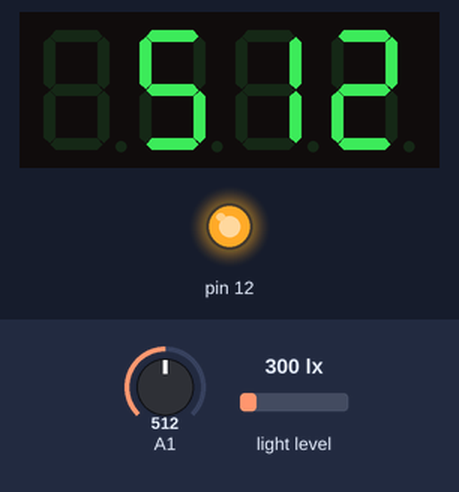
Simulated run of this sketch. Board: Arduino Uno, built with avr-gcc and run on an emulated ATmega328P. On the bench: 4-digit seven-segment display, output pins drawn as LEDs (lit = HIGH). The inputs (shaded band) are chosen by the test bench; at power-on: A1 = 512, light level 300 lx.

Above: at 1.8 s.
1.9 s: A1 set to 716
At 2.7 s:
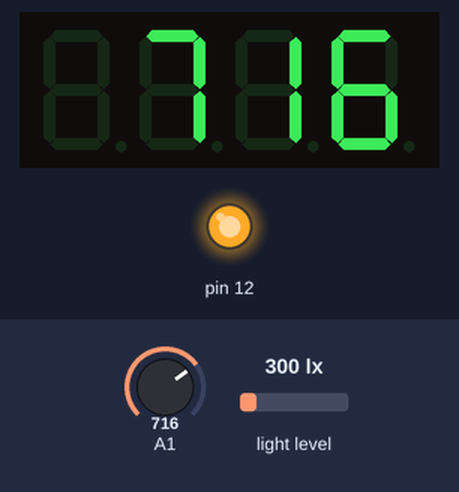
3.5 s: A1 set to 900
At 4.4 s:
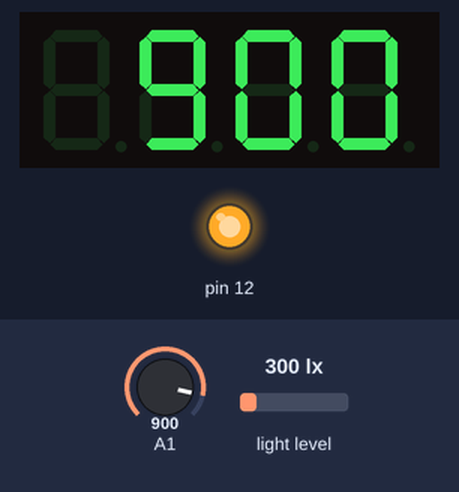
5.5 s: A1 set to 1023
At 7.3 s:
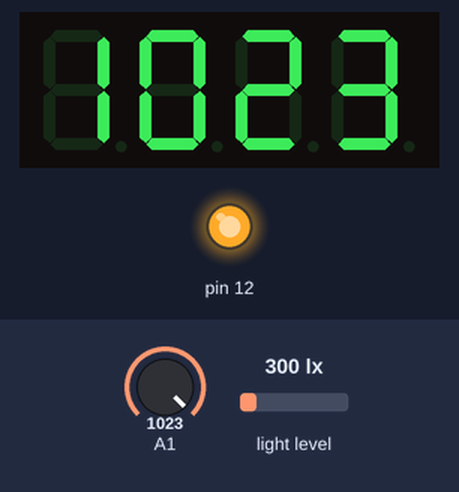
Timing chart, 0 to 8.8 s (numbered marks = the images above; inputs shaded):
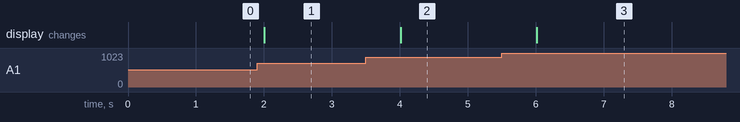

The sketch:

NightLight.ino
```cpp
#include <Wire.h>
#include <SoftwareSerial.h>
#include <Makeblock.h>

MePIRMotionSensor pir(PORT_3);
Me7SegmentDisplay seg(PORT_4);
MeLightSensor lightsensor(PORT_6);
MePotentiometer potentiometer(PORT_7);

void processMotionLED() {
  if(pir.isPeopleDetected()){
    lightsensor.lightOn();
  } else {
    lightsensor.lightOff();
  }
}

void setup() {
  pinMode(12, OUTPUT);
  digitalWrite(12, 1); // PIR可重複觸發模式
}

void loop(){
  int number = potentiometer.read();
  seg.display(number);
  if(lightsensor.read() < number){
     processMotionLED();
  }
  delay(1000);
}
```

Measured:
- after the input at 1.9 s, the display: changes after 0.11 s (image 1)
- after the input at 3.5 s, the display: changes after 0.51 s (image 2)
- after the input at 5.5 s, the display: changes after 0.51 s (image 3)
